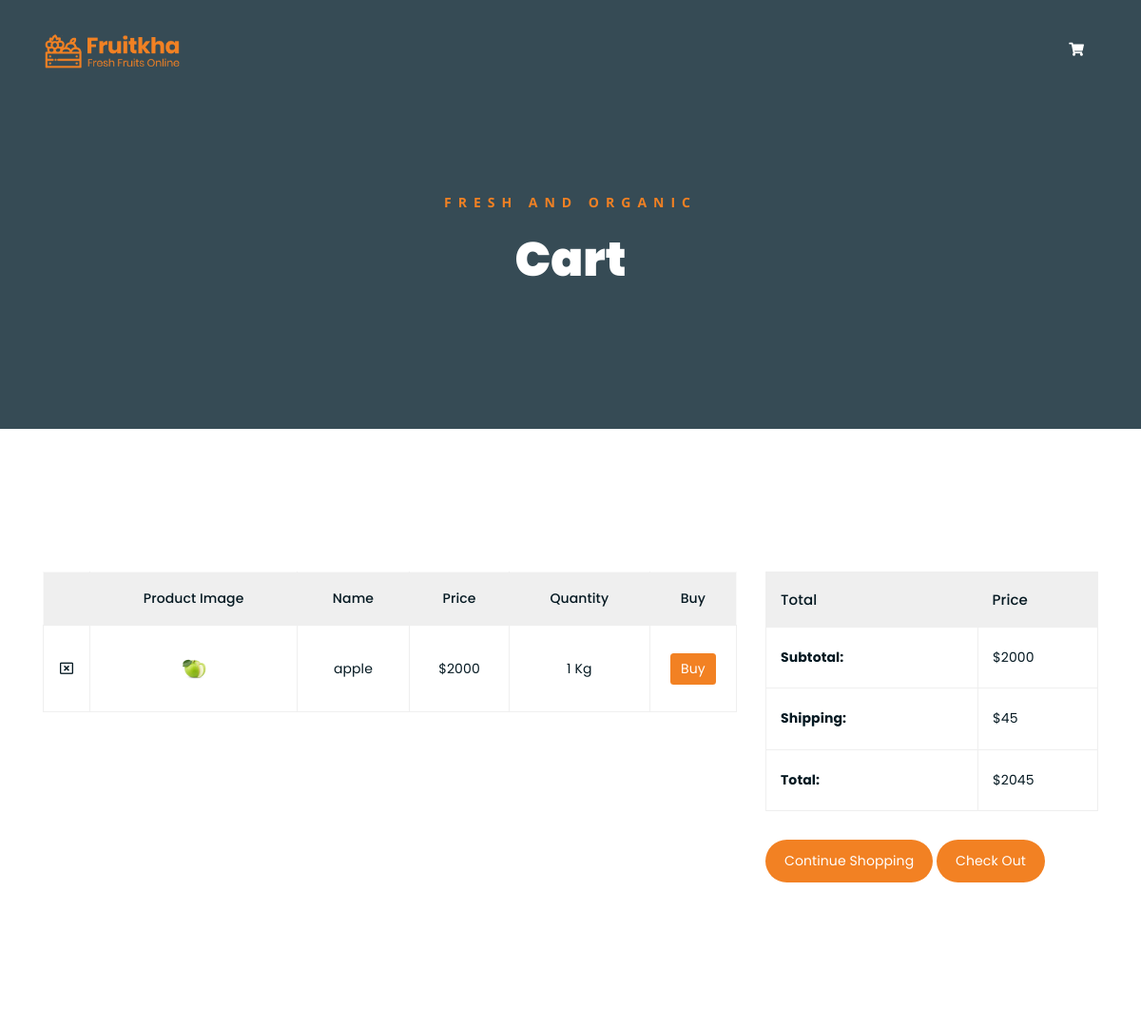
Before: /cart (signed in, upper part) with the older database file.
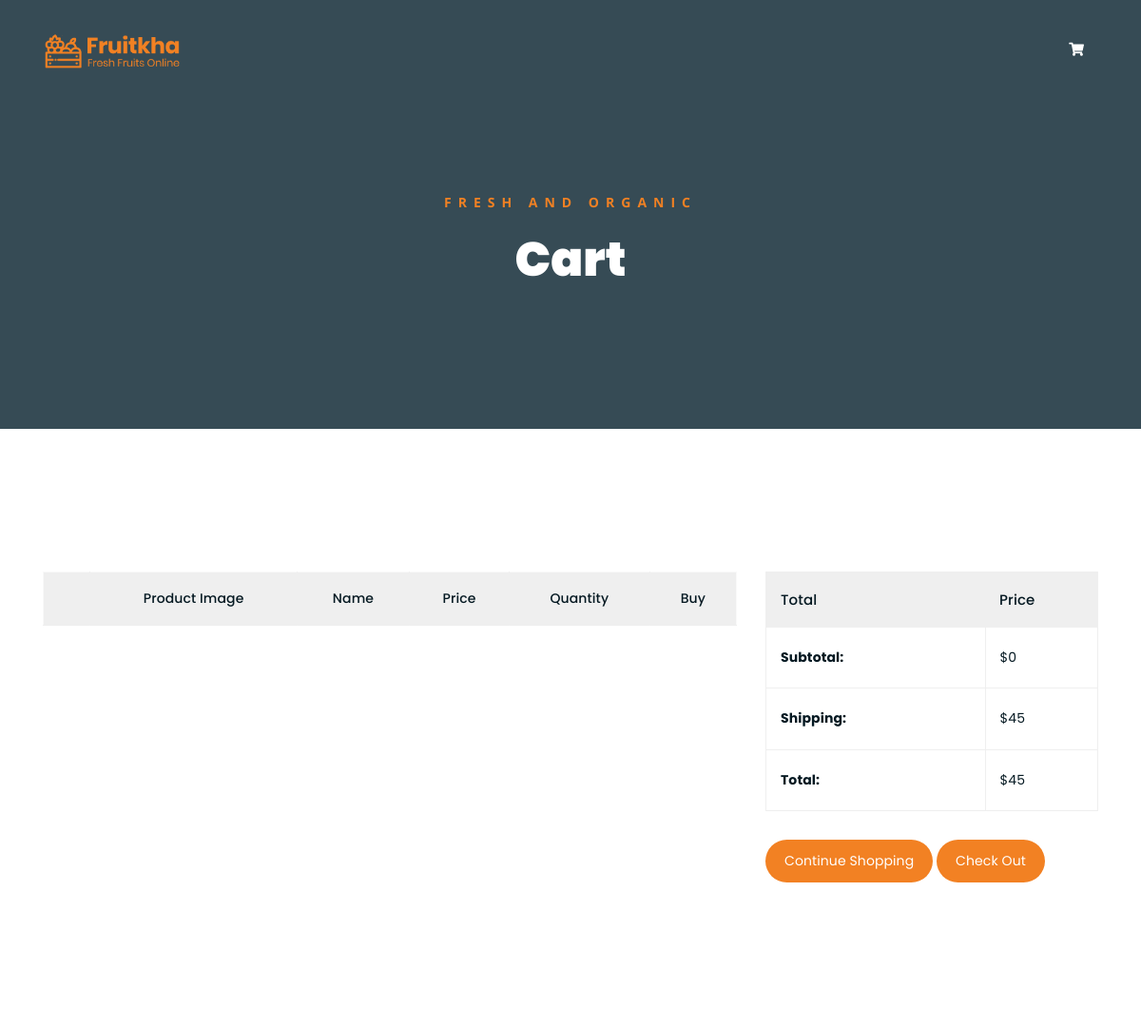
After: the same page with the newer database file.
### tables this page shows
CREATE TABLE cart (
        id INTEGER PRIMARY KEY AUTOINCREMENT,
        user_id INTEGER NOT NULL,
        product_id INTEGER NOT NULL,
        quantity INTEGER DEFAULT 1,
        FOREIGN KEY (user_id) REFERENCES users(id),
        FOREIGN KEY (product_id) REFERENCES products(id)
    );

CREATE TABLE products (
            id INTEGER PRIMARY KEY AUTOINCREMENT,
            name TEXT NOT NULL,
            price INTEGER NOT NULL,
            image_url TEXT
        );

### app.py (the view)
@app.route('/cart')
def cart():
  if 'username' in session:
    user = db.get_user(connection, session['username'])
    cart_products = db.get_cart(connection, user[0])
    subtotal = sum(product[2] for product in cart_products)
    return render_template('cart.html', cart_products = cart_products, subtotal=subtotal)
  return redirect(url_for('login'))

### db.py (called while the page is built)
def get_user(connection,username):
    cursor = connection.cursor()
    query = '''SELECT * FROM users WHERE username =?'''
    cursor.execute(query, (username,))
    return cursor.fetchone()

def get_cart(connection, user_id):
    cursor = connection.cursor()
    select_query = '''
        SELECT  cart.product_id, products.name, products.price, products.image_url
        FROM cart
        JOIN products ON cart.product_id = products.id
        WHERE cart.user_id = ?
    '''
    cursor.execute(select_query, (user_id,))
    cart_items = cursor.fetchall()
    return cart_items

### templates/cart.html (shortened to what this page needs)
<!DOCTYPE html>
<html lang="en">
  <head>
    <link
      rel="stylesheet"
      href="{{ url_for('static', filename='assets/css/all.min.css') }}"
    />
    <link
      rel="stylesheet"
      href="{{url_for('static',filename='css/bootstrap.min.css')}}"
    />
    <link
      rel="stylesheet"
      href="{{url_for('static',filename='css/style.css')}}"
    />
    <link
      rel="stylesheet"
      href="{{url_for('static',filename='assets/bootstrap/css/bootstrap.min.css')}}"
    />
    <link
      rel="stylesheet"
      href="{{url_for('static',filename='assets/css/owl.carousel.css')}}"
    />
    <link
      rel="stylesheet"
      href="{{url_for('static',filename='assets/css/magnific-popup.css')}}"
    />
    <link
      rel="stylesheet"
      href="{{url_for('static',filename='assets/css/animate.css')}}"
    />
    <link
      rel="stylesheet"
      href="{{url_for('static',filename='assets/css/meanmenu.min.css')}}"
    />
    <link
      rel="stylesheet"
      href="{{url_for('static',filename='assets/css/main.css')}}"
    />
    <link
      rel="stylesheet"
      href="{{url_for('static',filename='assets/css/responsive.css')}}"
    />
  </head>
  <body>
    <div class="top-header-area" id="sticker">
      <div class="container">
        <div class="row">
          <div class="col-lg-12 col-sm-12 text-center">
            <div class="main-menu-wrap">
              <div class="site-logo">
                <a href="/index">
                  <img src="../static/assets/img/logo.png" alt="" />
                </a>
              </div>
              <nav class="main-menu">
                <ul>
                  <li>
                    <div class="header-icons">
                      <a class="shopping-cart" href="/cart"
                        ><i class="fas fa-shopping-cart"></i
                      ></a>
                    </div>
                  </li>
                </ul>
              </nav>
            </div>
          </div>
        </div>
      </div>
    </div>
    <div class="breadcrumb-section breadcrumb-bg">
      <div class="container">
        <div class="row">
          <div class="col-lg-8 offset-lg-2 text-center">
            <div class="breadcrumb-text">
              <p>Fresh and Organic</p>
              <h1>Cart</h1>
            </div>
          </div>
        </div>
      </div>
    </div>
    <div class="cart-section mt-150 mb-150">
      <div class="container">
        <div class="row">
          <div class="col-lg-8 col-md-12">
            <div class="cart-table-wrap">
              <table class="cart-table">
                <thead class="cart-table-head">
                  <tr class="table-head-row">
                    <th class="product-remove"></th>
                    <th class="product-image">Product Image</th>
                    <th class="product-name">Name</th>
                    <th class="product-price">Price</th>
                    <th class="product-quantity">Quantity</th>
                    <th class="product-total">Buy</th>
                  </tr>
                </thead>
                <tbody>
                  {% for cart_product in cart_products %}
                  <tr class="table-body-row">
                    <td class="product-remove">
                      <a
                        href="{{ url_for('remove_from_cart', product_id=cart_product[0]) }}"
                        ><i class="far fa-window-close"></i
                      ></a>
                    </td>
                    <td class="product-image">
                      <img
                        src="{{ url_for('static', filename=cart_product[3]) }}"
                        alt=""
                      />
                    </td>
                    <td class="product-name">{{ cart_product[1] }}</td>
                    <td class="product-price">${{ cart_product[2] }}</td>
                    <td class="product-quantity">1 Kg</td>
                    <td class="product-buy">
                      <form
                        action="{{ url_for('buy_product', product_id=cart_product[0]) }}"
                        method="POST"
                      >
                        <button
                          type="submit"
                          style="background-color: #f28123; color: white"
                          class="btn btn-sucess"
                          onmouseover="this.style.backgroundColor='#000'; this.style.color='#F28123';"
                          onmouseout="this.style.backgroundColor='#F28123'; this.style.color='white';"
                        >
                          Buy
                        </button>
                      </form>
                    </td>
                  </tr>
                  {% endfor %}
                </tbody>
              </table>
            </div>
          </div>
          <div class="col-lg-4">
            <div class="total-section">
              <table class="total-table">
                <thead class="total-table-head">
                  <tr class="table-total-row">
                    <th>Total</th>
                    <th>Price</th>
                  </tr>
                </thead>
                <tbody>
                  <tr class="total-data">
                    <td><strong>Subtotal: </strong></td>
                    <td>${{ subtotal }}</td>
                  </tr>
                  <tr class="total-data">
                    <td><strong>Shipping: </strong></td>
                    <td>$45</td>
                  </tr>
                  <tr class="total-data">
                    <td><strong>Total: </strong></td>
                    <td>${{subtotal + 45}}</td>
                  </tr>
                </tbody>
              </table>
              <div class="cart-buttons">
                <a href="/home" class="boxed-btn">Continue Shopping</a>
                <a
                  href="{{ url_for('buy_cart', total_price = subtotal + 45) }}"
                  class="boxed-btn black"
                  >Check Out</a
                >
              </div>
            </div>
          </div>
        </div>
      </div>
    </div>
  </body>
</html>

### static/css/style.css (style rules this page uses)
* { margin: 0; padding: 0; box-sizing: border-box; font-family: 'Poppins', sans-serif; }

### static/assets/css/main.css (style rules this page uses)
html { font-size: 14px; font-weight: 400; line-height: 28px; height: 100%; }
body { font-family: "Open Sans", sans-serif; font-weight: 400; font-size: 1rem; letter-spacing: 0.1px; line-height: 1.8; color: #051922; overflow-x: hidden; }
body img { max-width: 100%; }
a { cursor: pointer; text-decoration: none; -webkit-transition: all 0.2s ease-in-out; -o-transition: all 0.2s ease-in-out; transition: all 0.2s ease-in-out; }
h1, .h1, h2, .h2, h3, .h3, h4, .h4, h5, .h5, h6, .h6 { font-family: "Poppins", sans-serif; font-weight: 700; margin: 0 0 1.25rem 0; color: #051922; }
h1:last-child, .h1:last-child, h2:last-child, .h2:last-child, h3:last-child, .h3:last-child, h4:last-child, .h4:last-child, h5:last-child, .h5:last-child, h6:last-child, .h6:last-child { margin: 0; }
h1, .h1 { font-size: 4rem; font-weight: 700; line-height: 4rem; }
p { font-family: "Open Sans", sans-serif; font-weight: 400; font-size: 1rem; letter-spacing: 0.1px; line-height: 1.8; color: #051922; margin: 0 0 1.25rem 0; }
.mt-150 { margin-top: 150px; }
.mb-150 { margin-bottom: 150px; }
a.boxed-btn { font-family: 'Poppins', sans-serif; display: inline-block; background-color: #F28123; color: #fff; padding: 10px 20px; }
a.boxed-btn, a.bordered-btn, a.cart-btn { border-radius: 50px; }
.breadcrumb-bg { background-image: url(../img/breadcrumb-bg.jpg); }
.breadcrumb-text p { color: #F28123; font-weight: 700; text-transform: uppercase; letter-spacing: 7px; }
.breadcrumb-text h1 { font-size: 50px; font-weight: 900; color: #fff; margin: 0; margin-top: 20px; }
.breadcrumb-section { padding: 150px 0; background-size: cover; background-position: center center; position: relative; z-index: 1; background-attachment: fixed; padding-top: 200px; }
.breadcrumb-section:after { position: absolute; left: 0; top: 0; width: 100%; height: 100%; content: ""; background-color: #07212e; z-index: -1; opacity: 0.8; }
.top-header-area { position: absolute; z-index: 999; width: 100%; padding: 25px 0; }
nav.main-menu ul { margin: 0; padding: 0; list-style: none; }
nav.main-menu ul li { display: inline-block; }
nav.main-menu ul li a { color: #fff; font-weight: 700; display: block; padding: 15px; }
nav.main-menu ul > li { position: relative; }
nav.main-menu ul li:last-child a { display: inline-block; }
nav.main-menu > ul li:last-child { float: right; }
.site-logo { float: left; max-width: 150px; }
.main-menu-wrap { position: relative; }
.header-icons a { color: #fff; display: inline-block; padding: 10px; }
.site-logo { padding: 6px 0; }
nav.main-menu li a { -webkit-transition: 0.3s; -o-transition: 0.3s; transition: 0.3s; }
.top-header-area .header-icons a { -webkit-transition: 0.3s; -o-transition: 0.3s; transition: 0.3s; }
.top-header-area { -webkit-transition: 0.3s; -o-transition: 0.3s; transition: 0.3s; }
a.boxed-btn { -webkit-transition: 0.3s; -o-transition: 0.3s; transition: 0.3s; }
html, body { height: 100%; }
.product-image { padding: 30px; padding-bottom: 0; }
table.cart-table { border: 1px solid #f9f9f9; width: 100%; }
thead { border-bottom: 1px solid #eee; }
tr.table-head-row th { border-right: 1px solid #efefef; padding: 15px; font-weight: 500; text-align: center; }
tr.table-head-row th:last-child { border-right: none; }
thead.cart-table-head tr { background-color: #efefef; }
.total-section table.total-table { border: 1px solid #efefef; width: 100%; }
tr.table-total-row { background-color: #efefef; }
tr.table-total-row th { font-weight: 500; font-size: 15px; padding: 15px; }
table.total-table tbody tr.total-data td { border: 1px solid #efefef; padding: 19px 15px; }
tr.total-data td strong { margin-right: 32px; }
.cart-buttons { margin-top: 30px; }
.cart-buttons a:first-child { margin-right: 20px; }

### static/assets/css/responsive.css (style rules this page uses)
@media only screen and (min-width: 992px) and (max-width: 1200px) { .cart-buttons a:first-child { margin-right: 0; margin-bottom: 15px; } }

Changed rows visible on the page:
removed cart: image_url (picture), name "apple", price "2000"
Other visible differences:
{{ subtotal }}: "2000" → "0"
{{ subtotal + 45 }}: "2045" → "45"
